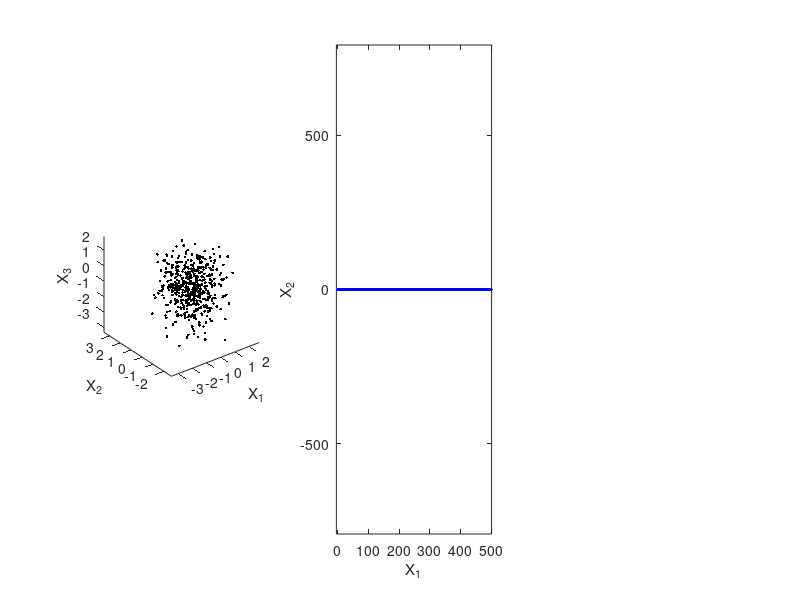
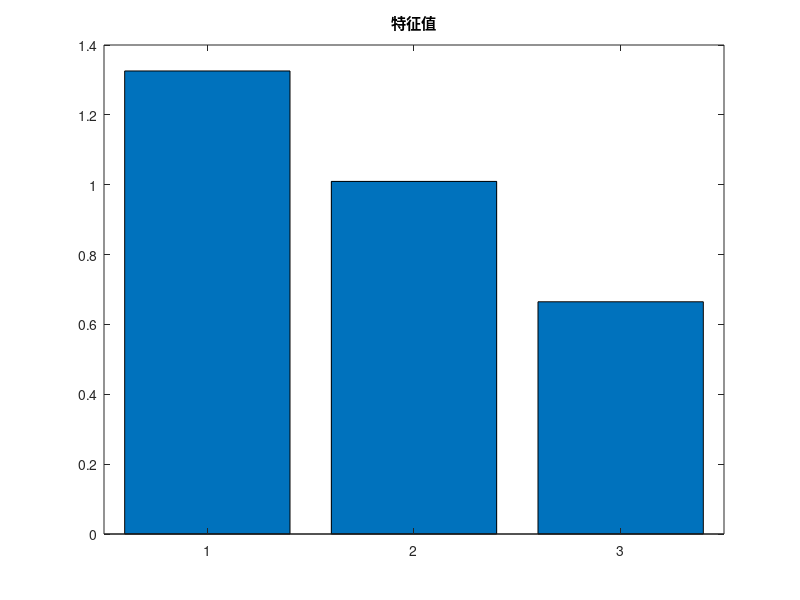

The MATLAB source for these figures, in order: (Note: this script raises an error after producing the figures.)
close all;
clear;
clc;
%% 产生训练数据
m=500;
% 产生500行3列的数据
s=3*randn(m,1);
t=2*randn(m,1);
r=randn(m,1);

e1=0.01*randn(m,1);
e2=0.01*randn(m,1);

a=sqrt(2)/2;

x1=a*(s-t)+e1;
x2=a*(s+t)+e2;
x3=r+e2;
x=[x1,x2,x3];
Xtrain =x;

%% 标准化处理训练数据：
X_mean=mean(Xtrain);
st=std(Xtrain);
n=size(Xtrain,2);
for i=1:n
    Xtrain(:,i)=(Xtrain(:,i)-X_mean(i)) ./ st(i);
end

figure(1);
subplot(1,3,1);
plot3(Xtrain(:,1),Xtrain(:,2),Xtrain(:,3),'k.')
axis equal;
xlabel('X_1'),
ylabel('X_2'),
zlabel('X_3');
hold on;


%% 求训练数据 T2统计量
[coeff, score, latent, tsquared, explained]=pca(Xtrain);

figure(2);
bar(latent);
title('特征值');
T=score;

figure(1)
subplot(1,3,2);
plot(T(:,1),T(:,2),T(:,3),'b.');
axis equal;
xlabel('X_1'),
ylabel('X_2'),
zlabel('X_3');
%% 置信度为95%的t2 
T2UCL1=ksdensity(tsquared,0.95,'Function','icdf');

num=1;
while sum(latent(1:num))/sum(latent) < 0.95
    num=num+1;
end

Tx=T(:,1:num);

figure(1)
subplot(1,3,3)
plot(Tx(:,1),Tx(:,2),'k.')
xlabel('PC1 or t_1'); ylabel('PC2 or T_2')
axis equal
hold on;
%% 

C=diag(latent(1:num));
INVC=inv(C);
for i=1:500
    T2(i)=Tx(i,:)*INVC*Tx(i,:)';
end

figure(3)
plot([1,500]',[T2UCL1,T2UCL1],'r-','Linewidth',2)
hold on
plot(T2,'k-.')
legend('0.95Control limit of T^2','T^2 of training samples')
xlabel('samples');ylabel('T^2')


%% 画椭圆
a=sqrt(latent(1,:)*T2UCL1);
b=sqrt(latent(2,:)*T2UCL1);
thita=0:0.01:2*pi;
t1=a*cos(thita);
t2=b*sin(thita);

figure(1);
subplot(1,3,3);
plot(t1,t2,'r-.','Linewidth',1)
legend('score','t2');
